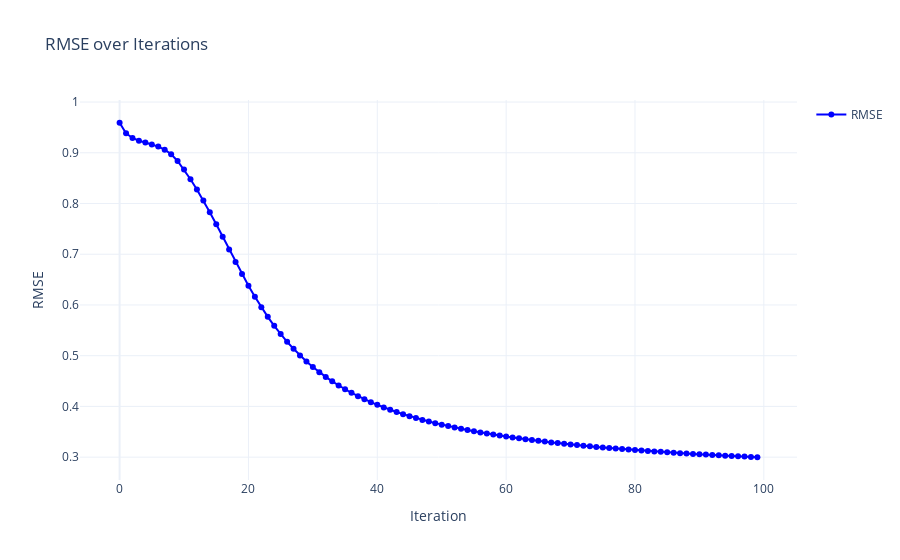

Source (notebook cell):
### Markdown cell above
## With this parameters : - 

K (Number of latent factors): 50

alpha (Learning rate): 0.01

beta (Regularization parameter): 0.01

iterations: 100

### Code cell
import plotly.graph_objects as go

# Extract iteration numbers and RMSE values
iterations = [x[0] for x in training_process]
errors = [x[1] for x in training_process]

# Create the plot
fig = go.Figure()

# Add a line plot
fig.add_trace(go.Scatter(
    x=iterations,
    y=errors,
    mode='lines+markers',
    name='RMSE',
    line=dict(color='blue'),
    marker=dict(symbol='circle')
))

# Update layout
fig.update_layout(
    title='RMSE over Iterations',
    xaxis_title='Iteration',
    yaxis_title='RMSE',
    template='plotly_white',
    showlegend=True
)

# Show the plot
fig.show()

### Figure 1 — Plotly figure (JSON) as saved in the notebook; plotly's stock layout.template omitted (floating-point values rounded to 4 significant figures)
{"data": [{"line": {"color": "blue"}, "marker": {"symbol": "circle"}, "mode": "lines+markers", "name": "RMSE", "type": "scatter", "x": [0, 1, 2, 3, 4, 5, 6, 7, 8, 9, 10, 11, 12, 13, 14, 15, 16, 17, 18, 19, 20, 21, 22, 23, 24, 25, 26, 27, 28, 29, 30, 31, 32, 33, 34, 35, 36, 37, 38, 39, 40, 41, 42, 43, 44, 45, 46, 47, 48, 49, 50, 51, 52, 53, 54, 55, 56, 57, 58, 59, 60, 61, 62, 63, 64, 65, 66, 67, 68, 69, 70, 71, 72, 73, 74, 75, 76, 77, 78, 79, 80, 81, 82, 83, 84, 85, 86, 87, 88, 89, 90, 91, 92, 93, 94, 95, 96, 97, 98, 99], "y": [0.9592, 0.9383, 0.9292, 0.9238, 0.9202, 0.9165, 0.9122, 0.9062, 0.8972, 0.8838, 0.8669, 0.8479, 0.8277, 0.806, 0.7829, 0.7589, 0.7344, 0.7094, 0.6849, 0.6609, 0.6379, 0.6161, 0.5957, 0.5766, 0.559, 0.5427, 0.5274, 0.5135, 0.5005, 0.4887, 0.4777, 0.4675, 0.4582, 0.4495, 0.4413, 0.4339, 0.4268, 0.4203, 0.4141, 0.4085, 0.4031, 0.3981, 0.3934, 0.389, 0.3848, 0.3808, 0.3771, 0.3735, 0.3702, 0.367, 0.364, 0.3612, 0.3583, 0.3559, 0.3534, 0.351, 0.3488, 0.3465, 0.3444, 0.3425, 0.3406, 0.3388, 0.3371, 0.3353, 0.3338, 0.3322, 0.3306, 0.3291, 0.3278, 0.3263, 0.3251, 0.3239, 0.3226, 0.3214, 0.3202, 0.3191, 0.3181, 0.317, 0.3159, 0.315, 0.314, 0.3131, 0.3122, 0.3112, 0.3105, 0.3096, 0.3089, 0.3079, 0.3072, 0.3065, 0.3058, 0.3051, 0.3044, 0.3037, 0.303, 0.3023, 0.3017, 0.3011, 0.3005, 0.2998]}], "layout": {"autosize": true, "showlegend": true, "title": {"text": "RMSE over Iterations"}, "xaxis": {"autorange": true, "range": [-6.004, 105.0], "title": {"text": "Iteration"}, "type": "linear"}, "yaxis": {"autorange": true, "range": [0.2454, 1.014], "title": {"text": "RMSE"}, "type": "linear"}}}
